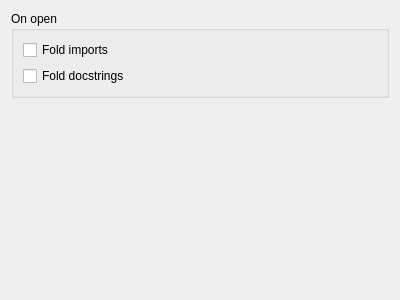
<?xml version="1.0" encoding="UTF-8"?>
<ui version="4.0">
 <class>Form</class>
 <widget class="QWidget" name="Form">
  <property name="geometry">
   <rect>
    <x>0</x>
    <y>0</y>
    <width>400</width>
    <height>300</height>
   </rect>
  </property>
  <property name="windowTitle">
   <string>Form</string>
  </property>
  <layout class="QVBoxLayout" name="verticalLayout">
   <item>
    <widget class="QGroupBox" name="groupBox">
     <property name="title">
      <string>On open</string>
     </property>
     <layout class="QVBoxLayout" name="verticalLayout_2">
      <item>
       <widget class="QCheckBox" name="cb_fold_imports">
        <property name="toolTip">
         <string>Fold imports statements when opening a python file.</string>
        </property>
        <property name="text">
         <string>Fold imports</string>
        </property>
       </widget>
      </item>
      <item>
       <widget class="QCheckBox" name="cb_fold_docstrings">
        <property name="toolTip">
         <string>Fold docstring when opening a python file.</string>
        </property>
        <property name="text">
         <string>Fold docstrings</string>
        </property>
       </widget>
      </item>
     </layout>
    </widget>
   </item>
   <item>
    <spacer name="verticalSpacer">
     <property name="orientation">
      <enum>Qt::Vertical</enum>
     </property>
     <property name="sizeHint" stdset="0">
      <size>
       <width>20</width>
       <height>40</height>
      </size>
     </property>
    </spacer>
   </item>
  </layout>
 </widget>
 <resources/>
 <connections/>
</ui>
